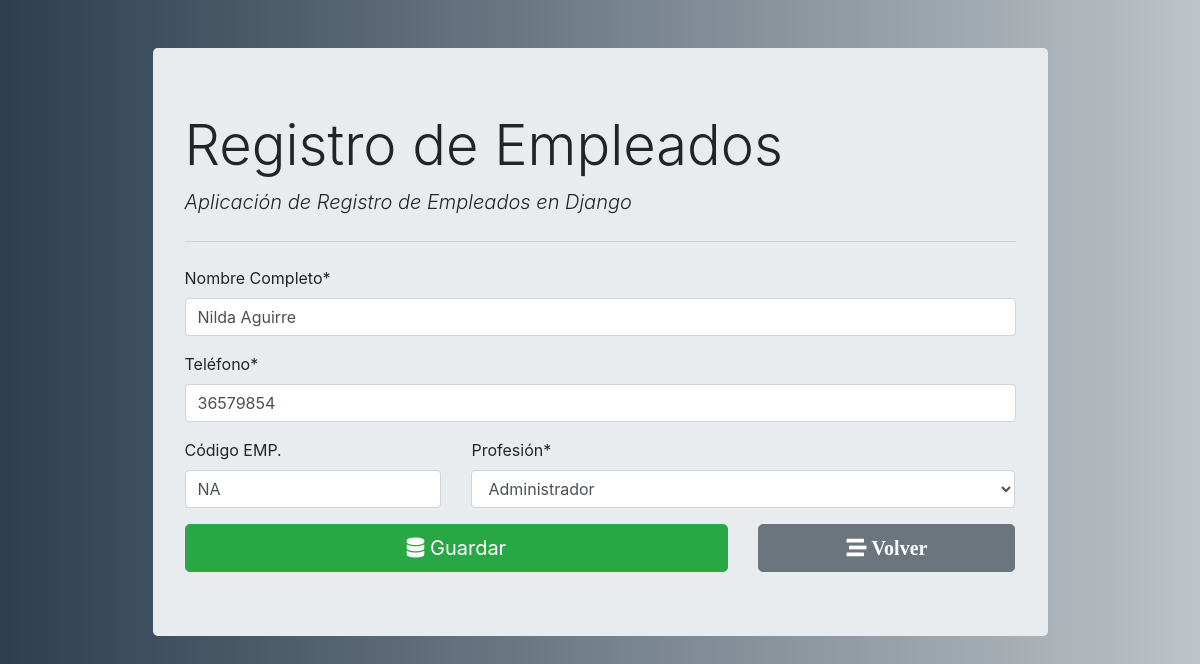
/empleados/4/, run on the app's committed database.
### empleado_registro/models.py (models this page shows)
class Employee(models.Model):
    fullname= models.CharField(max_length=100)
    emp_code= models.CharField(max_length=3)
    mobile= models.CharField(max_length=15)
    position= models.ForeignKey(Position, on_delete=models.CASCADE)

### empleado_registro/views.py (the view, shortened to what this page needs)
# urls.py: path('', views.employee_form,name='employee_insert'), # get and post req. for insert operation
def employee_form(request, id=0):
    if request.method == "GET":
        if id == 0:
            form = EmployeeForm()
        else:
            employee = Employee.objects.get(pk=id)
            form = EmployeeForm(instance=employee)
        return render(request, "empleado_registro/employee_form.html", {'form': form})

### empleado_registro/forms.py
class EmployeeForm(forms.ModelForm):
    class Meta:
        model= Employee
        fields= ('fullname', 'emp_code', 'mobile', 'position')
        labels= {
            'fullname': 'Nombre Completo',
            'emp_code':'Código EMP.',
            'mobile':'Teléfono',
            'position':'Profesión'
        }
    def __init__(self, *args, **kwargs):
        super(EmployeeForm, self).__init__(*args, **kwargs)
        self.fields['position'].empty_label = "Select"
        self.fields['emp_code'].required = False

### empleado_registro/models.py (called while the page is built)
    def __str__(self) :
        return self.title

### empleado_registro/templates/empleado_registro/employee_form.html (shortened to what this page needs)
{% extends "empleado_registro/base.html" %}
{% load crispy_forms_tags %}
{% block content %}
<form action="" method="POST" autocomplete="off">
    {{form.fullname|as_crispy_field}}
    {{form.mobile|as_crispy_field}}
    <div class="row">
        <div class="col-md-4">
            {{form.emp_code|as_crispy_field}}
        </div>
        <div class="col-md-8">
            {{form.position|as_crispy_field}}
        </div>
    </div>
    <div class="row">
        <div class="col-md-8">
            <button type="submit" class="btn btn-success btn-block btn-lg"><i class="fas fa-database"></i> Guardar</button>
        </div>
        <div class="col-md-4">
            <a href="{% url 'employee_list' %}" class="btn btn-secondary btn-block btn-lg">
                <i class="fas fa-stream"> Volver</i>
            </a>
        </div>
    </div>
</form>
{% endblock content %}

### empleado_registro/templates/empleado_registro/base.html (style rules this page uses)
body { background: #bdc3c7; background: -webkit-linear-gradient(to right, #2c3e50, #bdc3c7); background: linear-gradient(to right, #2c3e50, #bdc3c7); }

### data on the page
Employee: fullname "Nilda Aguirre", mobile "36579854", emp_code "NA", position "Administrador"
